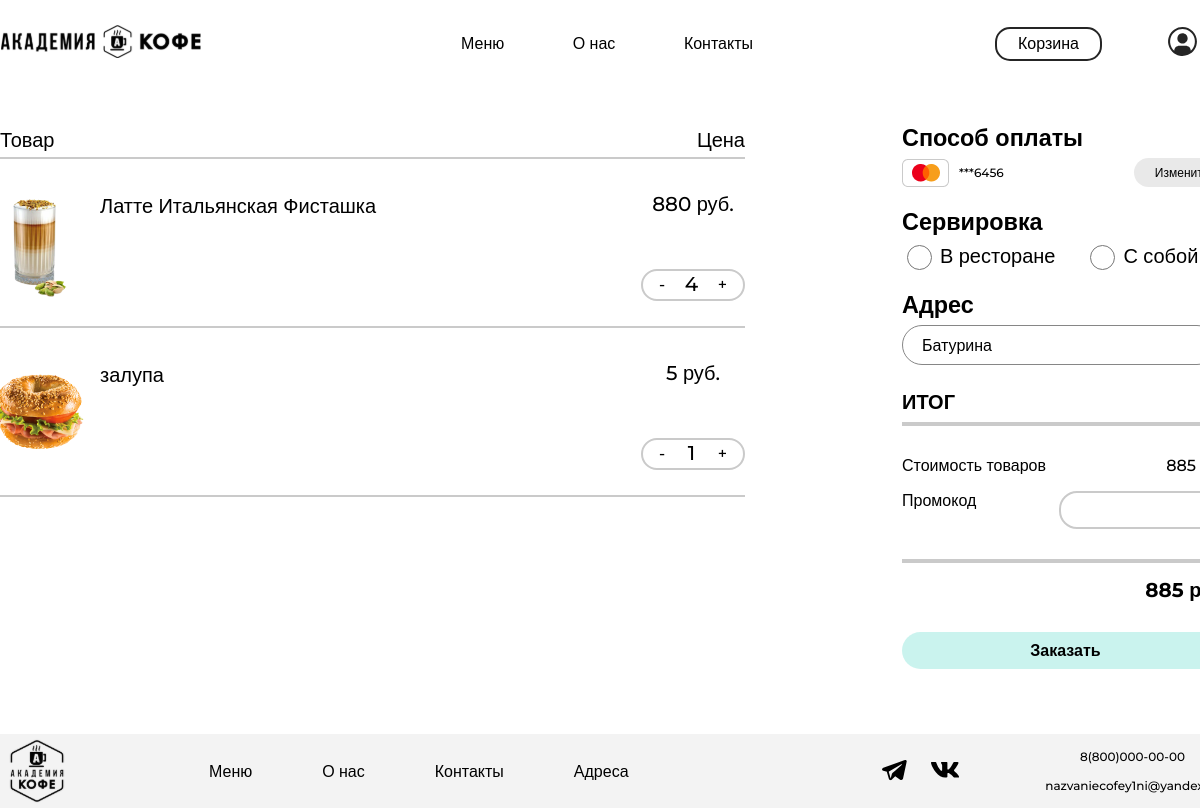
Page /cart/ (signed in) on the earlier database version.
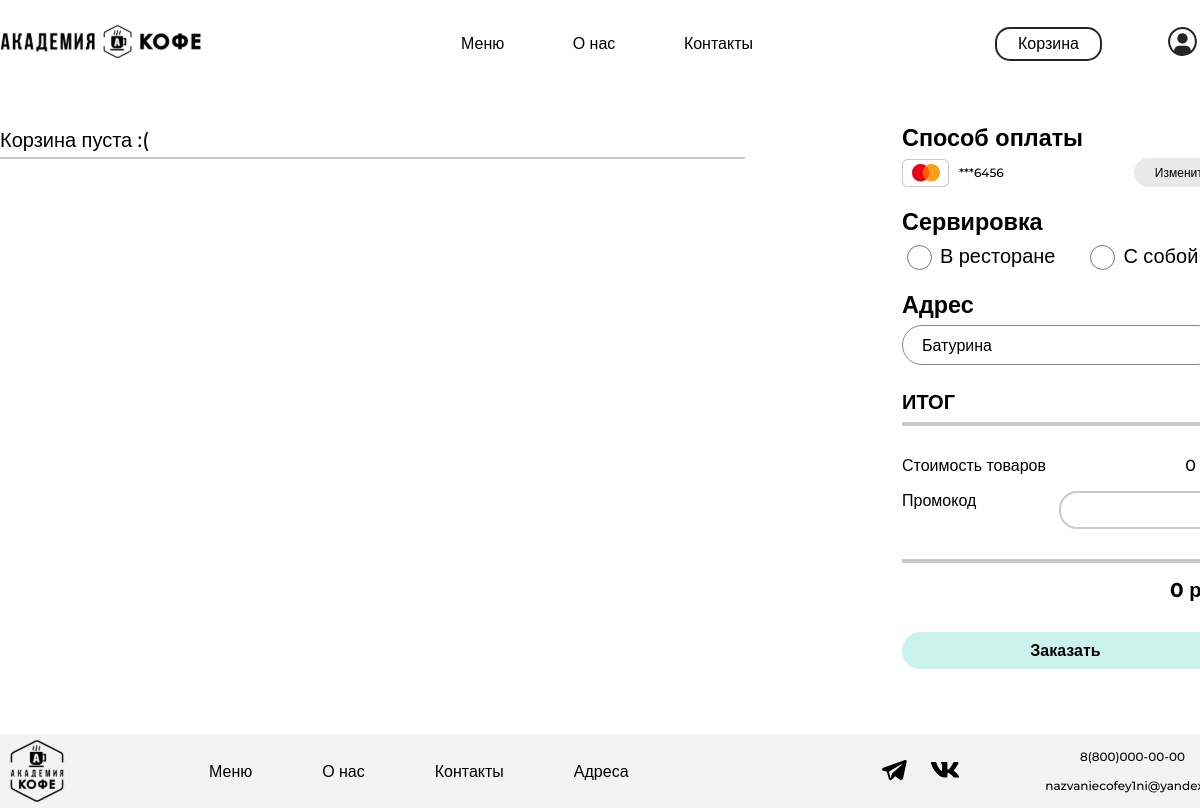
Same page on the later database version.
### academyCoffee/models.py (models this page shows, shortened)
class Basket(models.Model):
    user = models.ForeignKey(to=User, on_delete=models.CASCADE)
    product = models.ForeignKey(to=Product, on_delete=models.CASCADE)
    quantity = models.PositiveSmallIntegerField(default=0)
    created_timestamp = models.DateTimeField(auto_now_add=True)
    objects = BasketQuerySet.as_manager()
    def sum(self):
        return self.product.price * self.quantity

class Product(models.Model):
    name = models.CharField('Название', max_length=50)
    price = models.DecimalField(max_digits=7, decimal_places=0)
    stars = models.DecimalField(max_digits=5, decimal_places=1)
    image = models.ImageField(upload_to='products_images')
    category = models.ManyToManyField(ProductCategory)
    class Meta:
        verbose_name = 'Товар'
        verbose_name_plural = 'Товары'

### academyCoffee/views.py (the view, shortened to what this page needs)
# urls.py: path('cart/', views.OrderCreateView.as_view(), name='cart'),
class OrderCreateView(TitleMixin, CreateView):
    model = Order
    template_name = 'main/cart.html'
    title = 'Корзина'
    form_class = OrderForm
    success_url = reverse_lazy('home')
    def get_context_data(self, **kwargs):
        context = super(OrderCreateView, self).get_context_data()
        context['baskets'] = Basket.objects.filter(user=self.request.user)
        return context

### academyCoffee/forms.py
class OrderForm(forms.ModelForm):
    addresses = [
        ('Батурина', 'Батурина'),
        ('Ещё какая-то залупа', 'Ещё какая-то залупа'),
    ]
    address = forms.CharField(widget=forms.Select(attrs={
        'id': 'regions',
        'class': 'address-select',
        'placeholder': 'Выберите город',
    }, choices=addresses))
    promocode_name = forms.CharField(widget=forms.TextInput(attrs={
        'class': 'promo-code-input'
    }))
    class Meta:
        model = Order
        fields = ('address', 'serving', 'promocode_name')
        servings = [
            ('В ресторане', 'В ресторане'),
            ('С собой', 'С собой'),
        ]
        BCard = UserCard.base_card
        methods = [
            (BCard, BCard),
            ('СБП', 'СБП'),
            ('Наличными', 'Наличными'),
        ]
        widgets = {
            'serving': forms.RadioSelect(attrs={'name': 'where-to-eat'}, choices=servings),
            'payment_method': forms.RadioSelect(attrs={'name': 'where-to-eat'}, choices=methods)
        }

### academyCoffee/models.py (called while the page is built)
    def total_sum(self):
        return sum(basket.sum() for basket in self)

### academyCoffee/templates/main/cart.html (shortened to what the changed rows need)
{% extends 'main/base.html' %}
{% load static %}
{% block style %}
    <link rel="stylesheet" href="{% static 'cart/css/style.css' %}">
{% endblock %}
{% block content %}
    <main class="main">
        <div class="main-container">
            {% if baskets %}
                <div class="cart-content-container">
                    <div class="cart-titles-container">
                        <p class="cart-title">
                            Товар
                        </p>
                        <p class="cart-title">
                            Цена
                        </p>
                    </div>
                    <div class="cart-line"></div>
                    <ul class="cart-list">
                        {% for basket in baskets %}
                            <li class="cart-list-item">
                                <div class="cart-list-item-container">
                                    <div class="item-description">
                                        <div class="item-image"><img src="{{ basket.product.image.url }}"
                                                                     alt="{{ basket.product.name }}"></div>
                                        <div class="item-description-text">
                                            <h3>{{ basket.product.name }}</h3>
                                        </div>
                                    </div>
                                    <div class="item-price">
                                        <p class="price">{{ basket.sum }} руб.</p>
                                        <div class="amount-button">
                                            <button><a class="btn btn-outline-success"
                                                       href="{% url 'basket_deletion' basket.product_id %}">-</a>
                                            </button>
                                            <p>{{ basket.quantity }}</p>
                                            <button><a class="btn btn-outline-success"
                                                       href="{% url 'basket_add' basket.product_id %}">+</a></button>
                                        </div>
                                    </div>
                                </div>
                                <div class="cart-line"></div>
                            </li>
                        {% endfor %}
                    </ul>
                </div>
            {% else %}
                <div class="cart-content-container">
                    <div class="cart-titles-container">
                        <p class="cart-title">
                            Корзина пуста :(
                        </p>
                    </div>
                    <div class="cart-line"></div>
                </div>
            {% endif %}
            <div class="payment-container">
                <form action="{% url 'cart' %}" method="post">{% csrf_token %}
                    <div class="where-to-eat">
                        <div class="where-to-eat-radio-buttons">
                            {% for radio in form.serving %}
                                <label for="{{ radio.id_for_label }}" class="where-to-eat-radio-button">
                                    {{ radio.tag }}
                                    {{ radio.choice_label }}
                                </label>
                            {% endfor %}
                        </div>
                    </div>
                    <div class="total-container">
                        <h3 class="payment-method-titles">
                            ИТОГ
                        </h3>
                        <div class="total-line-first"></div>
                        <div class="total-price">
                            <p>
                                Стоимость товаров
                            </p>
                            <p>
                                {{ baskets.total_sum }} руб.
                            </p>
                        </div>
                        <div class="promo-code">
                            <p>
                            </p>
                            <div class="promo-code-area">
                            </div>
                        </div>
                        <div class="total-line-last"></div>
                        <p id="final-price">{{ baskets.total_sum }} руб.</p>
                        <label>
                            <button type="submit" class="make-order" href=>Заказать</button>
                        </label>
                    </div>
                </form>
            </div>
        </div>
    </main>
{% endblock %}

Differences in the rows shown:
removed Basket: product.image (picture), product.name "Латте Итальянская Фисташка", sum "880", quantity "4", total_sum "885"
removed Basket: product.image (picture), product.name "залупа", sum "5", quantity "1"
Other differences:
{{ baskets.total_sum }}: (not shown) → "0"
text no longer shown: "Товар Цена"
text now shown: "Корзина пуста :("
